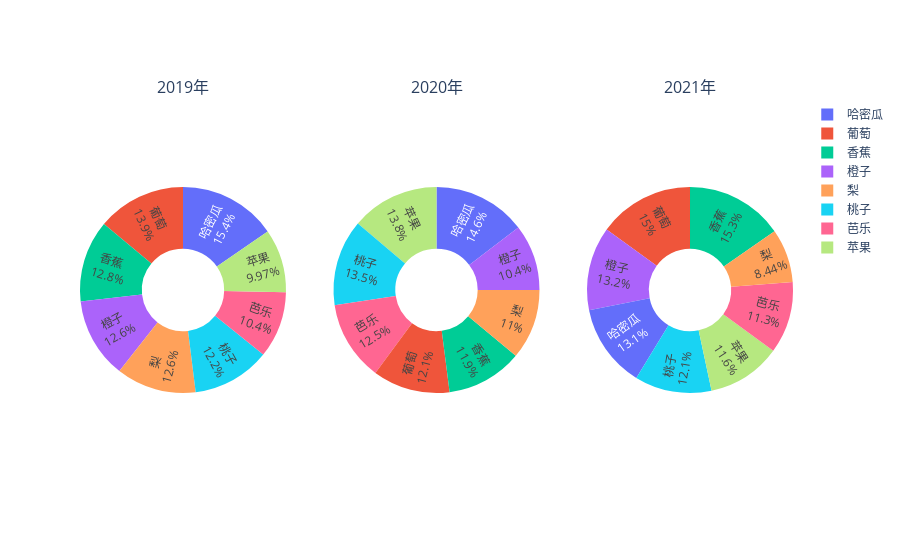

Here is the notebook cell this chart was saved with:
### Code cell
fig3 = make_subplots(
    rows=1, cols=3,
    subplot_titles=["2019年", "2020年", "2021年"],
    specs=[[{"type": "domain"}, {"type": "domain"}, {"type": "domain"}]]
)

years = df4["time"].unique().tolist()

for i, year in enumerate(years):
    name = df4[df4["time"] == year].fruit.tolist()
    value = df4[df4["time"] == year].kilogram.tolist()
    fig3.add_trace(
        go.Pie(
            labels = name,
            values = value
        ),
        row = 1, col = i + 1
    )

fig3.update_traces(
    textposition = "inside",
    textinfo = "percent+label",
    hole = 0.4,
    insidetextorientation = "radial",
    hoverinfo = "label+percent+name"
)

fig3.show()

### Figure 1 — Plotly figure (JSON) as saved in the notebook; plotly's stock layout.template omitted (floating-point values rounded to 4 significant figures)
{"data": [{"domain": {"x": [0, 0.2889], "y": [0, 1]}, "hole": 0.4, "hoverinfo": "label+percent+name", "insidetextorientation": "radial", "labels": ["哈密瓜", "桃子", "梨", "橙子", "芭乐", "苹果", "葡萄", "香蕉"], "textinfo": "percent+label", "textposition": "inside", "type": "pie", "values": [4168, 3322, 3407, 3427, 2832, 2704, 3777, 3484]}, {"domain": {"x": [0.3556, 0.6444], "y": [0, 1]}, "hole": 0.4, "hoverinfo": "label+percent+name", "insidetextorientation": "radial", "labels": ["哈密瓜", "桃子", "梨", "橙子", "芭乐", "苹果", "葡萄", "香蕉"], "textinfo": "percent+label", "textposition": "inside", "type": "pie", "values": [3932, 3641, 2969, 2795, 3372, 3723, 3269, 3213]}, {"domain": {"x": [0.7111, 1], "y": [0, 1]}, "hole": 0.4, "hoverinfo": "label+percent+name", "insidetextorientation": "radial", "labels": ["哈密瓜", "桃子", "梨", "橙子", "芭乐", "苹果", "葡萄", "香蕉"], "textinfo": "percent+label", "textposition": "inside", "type": "pie", "values": [3615, 3336, 2328, 3630, 3109, 3206, 4143, 4227]}], "layout": {"annotations": [{"font": {"size": 16}, "showarrow": false, "text": "2019年", "x": 0.1444, "xanchor": "center", "xref": "paper", "y": 1, "yanchor": "bottom", "yref": "paper"}, {"font": {"size": 16}, "showarrow": false, "text": "2020年", "x": 0.5, "xanchor": "center", "xref": "paper", "y": 1, "yanchor": "bottom", "yref": "paper"}, {"font": {"size": 16}, "showarrow": false, "text": "2021年", "x": 0.8556, "xanchor": "center", "xref": "paper", "y": 1, "yanchor": "bottom", "yref": "paper"}]}}
